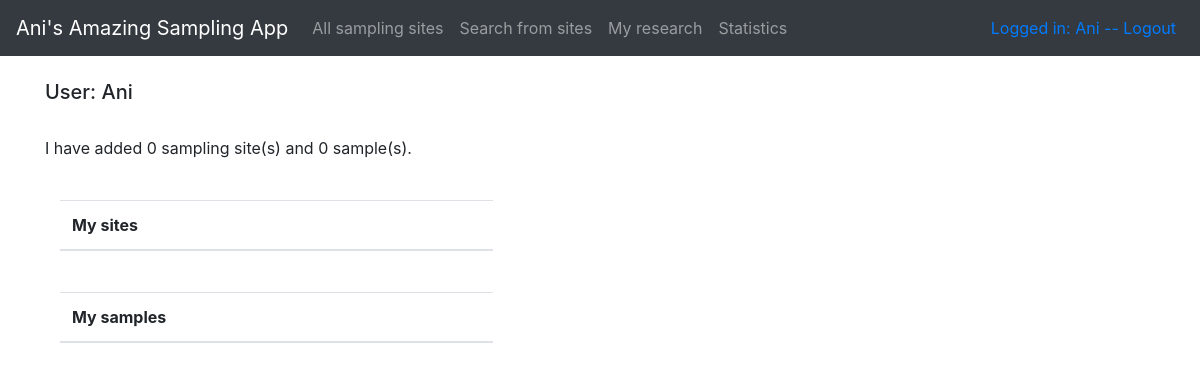
/auth/own (signed in), run on an earlier commit of the app's database.
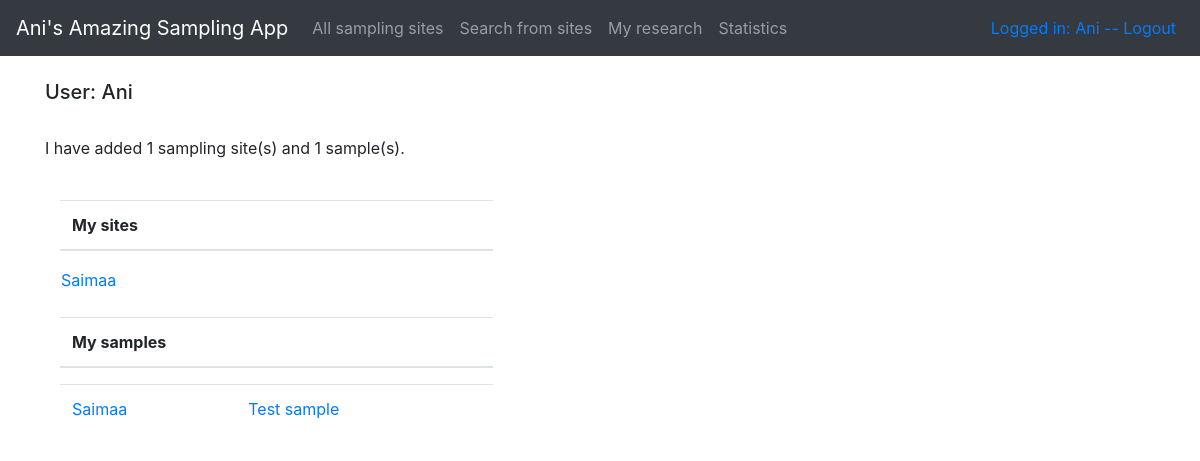
And on a later commit of the database.
### application/sites/models.py (models this page shows, shortened)
class Site(Base):
    __tablename__="site"
    name = db.Column(db.String(144), nullable=False, index=True)
    samples = db.relationship("Sample", backref="site", lazy=True, cascade="all, delete-orphan", single_parent=True)

### application/samples/models.py (models this page shows, shortened)
class Sample(Base):
    __tablename__="sample"
    samplename = db.Column(db.String(144), nullable=False)
    sampletype = db.Column(db.String(144), nullable=False, index=True)
    species = db.Column(db.String(144), nullable=False, index=True)
    amount = db.Column(db.String(144), nullable=False)
    site_id = db.Column(db.Integer, db.ForeignKey('site.id'),
                           nullable=False)

### application/auth/views.py (the view)
@app.route("/auth/own", methods=["GET"])
@login_required()
def auth_account():
    users_sites = current_user.count_users_sites(current_user.id)
    users_samples = current_user.count_users_samples(current_user.id)
    list_users_sites = current_user.list_users_sites(current_user.id)
    list_users_samples = current_user.list_users_samples(current_user.id)
    return render_template("auth/ownaccount.html", user=current_user, list_users_samples=list_users_samples,
        users_sites=users_sites, users_samples=users_samples, list_users_sites = list_users_sites)

### application/__init__.py (called while the page is built)
def login_required(role="ANY"):
    def wrapper(fn):
        @wraps(fn)
        def decorated_view(*args, **kwargs):
            if not current_user:
                return login_manager.unauthorized()
            if not current_user.is_authenticated:
                return login_manager.unauthorized()
            unauthorized = False
            if role != "ANY":
                unauthorized = True
                for user_role in current_user.roles():
                    if user_role == role:
                        unauthorized = False
                        break
            if unauthorized:
                return login_manager.unauthorized()
            return fn(*args, **kwargs)
        return decorated_view
    return wrapper

@login_manager.user_loader
def load_user(user_id):
    return User.query.get(user_id)

### application/auth/models.py (called while the page is built)
    @staticmethod
    def count_users_sites(userid):
        stmt = text("SELECT COUNT(users_sites.site_id)"
                    " FROM users_sites"
                    " WHERE user_id = :userid").params(userid=userid)
        result = db.engine.execute(stmt)
        return result.fetchone()[0]

### application/templates/auth/ownaccount.html
{% extends "layout.html" %}
{% block body %}
<form method="GET" action="{{ url_for('auth_account') }}">
    <h5>User: {{ user.name }}</h5>
    <br>
    <p>I have added {{ users_sites }} sampling site(s) and {{ users_samples }} sample(s).</p>
    <br>
    <div class="col-5">
        <table class="table">
            <thead>
                <th>My sites</th>
            </thead>
        </table>
    </div>
    <div class="col-5">
        <table>
            <tbody>
                {% for site in list_users_sites %}
                <tr>
                    <td>
                        <a href="{{ url_for('sites_show_one_site', site_id=site.siteid) }}">{{ site.sitename }}</a>
                    </td>
                </tr>
                {% endfor %}
            </tbody>
        </table>
    </div>
    <br>
    <div class="col-5">
        <table class="table">
            <thead>
                <th>My samples</th>
            </thead>
        </table>
    </div>
    <div class="col-5">
        <table class="table">
            <tbody>
                {% for sample in list_users_samples %}
                <tr>
                    <td>
                        <a href="{{ url_for('sites_show_one_site', site_id=sample.siteid) }}">{{ sample.sitename }}</a>
                    </td>
                    <td>
                        <a href="{{ url_for('samples_show_one_sample', sample_id=sample.sampleid) }}">{{ sample.samplename}}</a>
                    </td>
                </tr>
                {% endfor %}
            </tbody>
        </table>
    </div>
    <br>
</form>
{% endblock %}

What changed in the data, as far as the page shows it:
added Site: sitename "Saimaa"
added Sample: sitename "Saimaa", samplename "Test sample"
Also different on the page:
{{ users_sites }}: "0" → "1"
{{ users_samples }}: "0" → "1"
